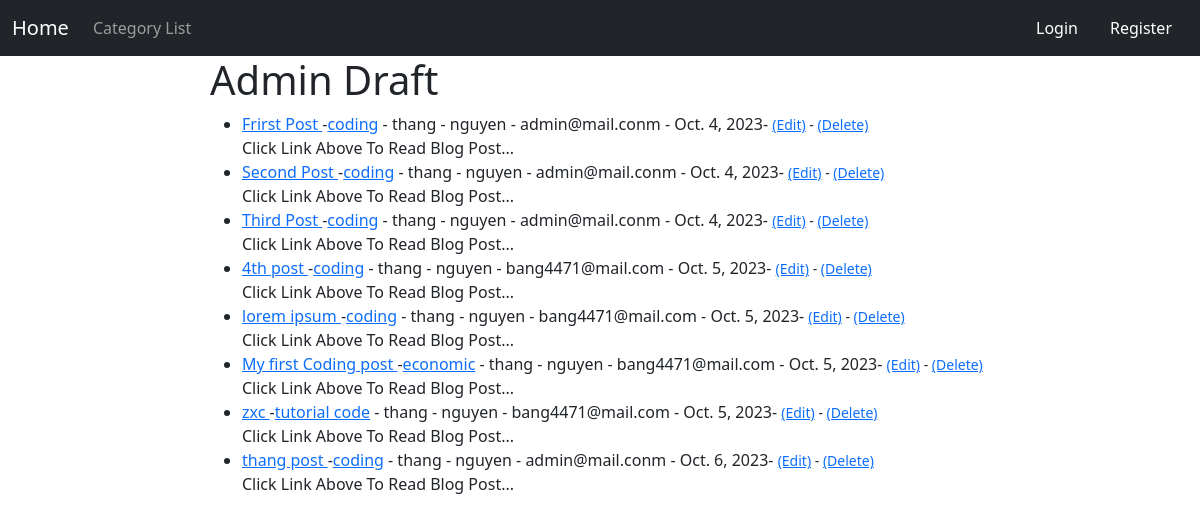
Page /adminview on the earlier database version.
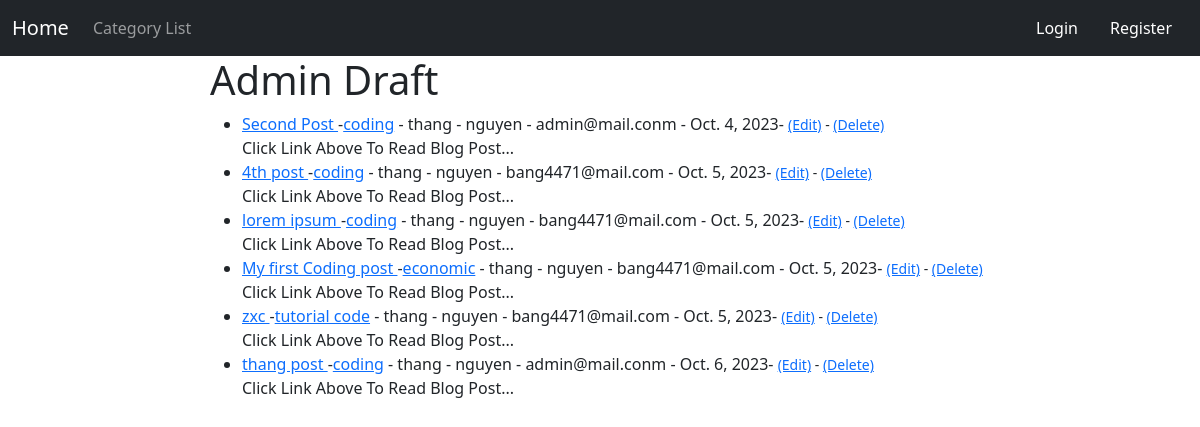
Same page on the later database version.
### blog/models.py (models this page shows, shortened)
class Post(models.Model):
    title = models.CharField(max_length=264)
    author = models.ForeignKey(User,on_delete=models.CASCADE)
    body = RichTextField(blank=True,null=True)
    post_date = models.DateField(auto_now_add=True)
    category = models.CharField(max_length=264,default='coding')
    snippet = models.CharField(max_length=264)
    likes = models.ManyToManyField(User,related_name='blog_posts')
    is_published = models.BooleanField(default=False)

### blog/views.py (the view)
# urls.py: path('adminview',AdminView.as_view(), name = 'admin'),
class AdminView(ListView):
    model = Post
    template_name = 'admin.html'  # Thay 'drafts.html' bằng template bạn muốn sử dụng cho trang drafts
    def get_queryset(self):
        return Post.objects.filter(is_published=False)

### templates/admin.html
{% extends 'base.html' %} {% block content %}
<h1>Admin Draft</h1>
<ul>
  {% for post in object_list %}
  <li>
    <a href="{% url 'article_details' post.pk %}">{{ post.title }} </a>
    -<a href="{%  url 'category' post.category|slugify %}"
      >{{ post.category }}</a
    >
    - {{ post.author.first_name }} - {{ post.author.last_name }} -
    {{  post.author.email }} - {{ post.post_date }}-
    <small>
      <a href="{% url 'admin_update_post' post.pk %}">(Edit)</a>
      - <a href="{% url 'delete_post' post.pk %}">(Delete)</a>
    </small>
    <br />
    {{ post.snippet }}
  </li>
  {% endfor %}
</ul>
{% endblock %}

Differences in the rows shown:
no longer on this page (row edited): Post: title "Frirst Post", category "coding", author.first_name "thang", author.last_name "nguyen", author.email "admin@mail.conm", post_date "Oct. 4, 2023", snippet "Click Link Above To Read Blog Post..."
no longer on this page (row edited): Post: title "Third Post", category "coding", author.first_name "thang", author.last_name "nguyen", author.email "admin@mail.conm", post_date "Oct. 4, 2023", snippet "Click Link Above To Read Blog Post..."
